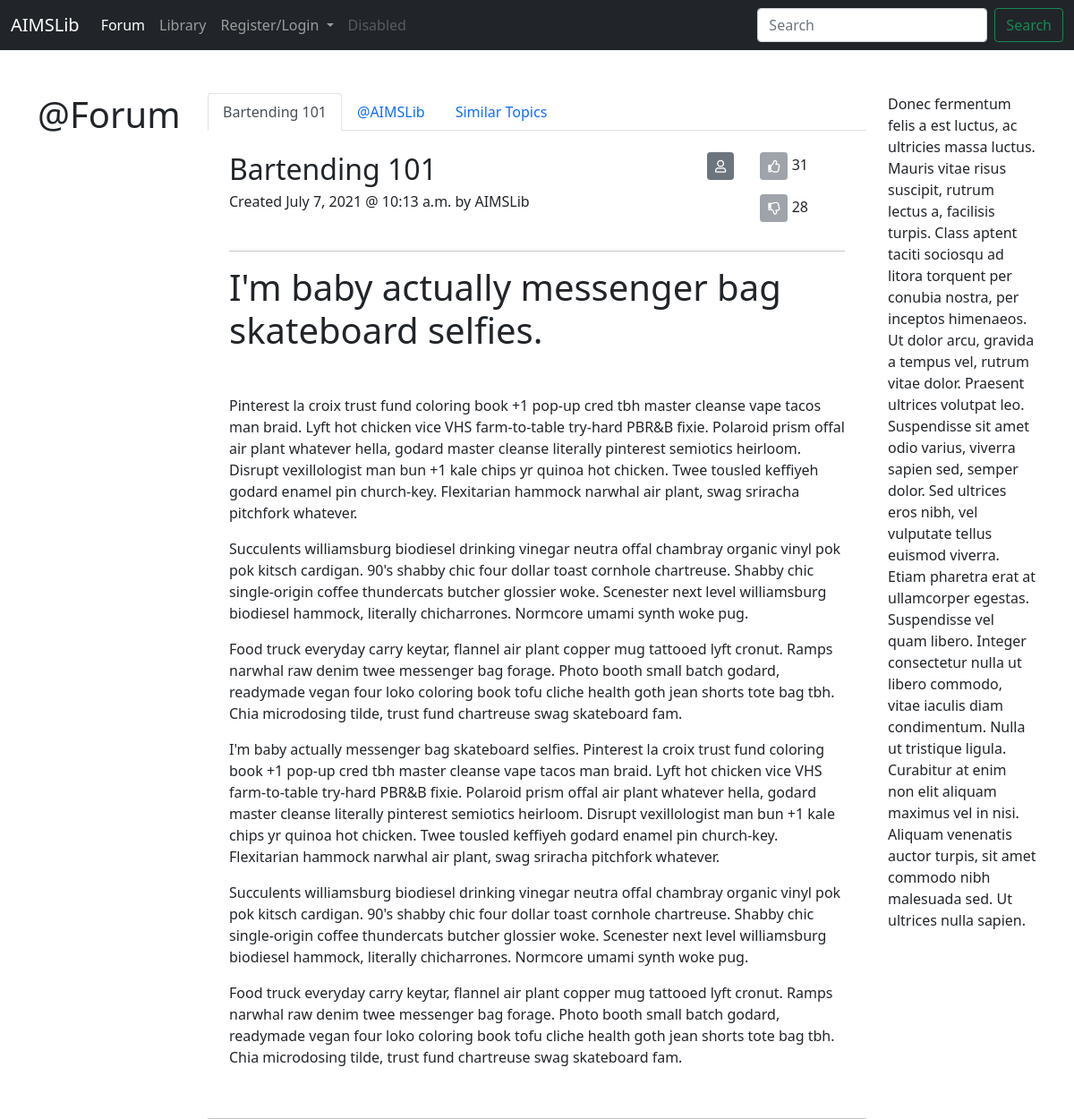
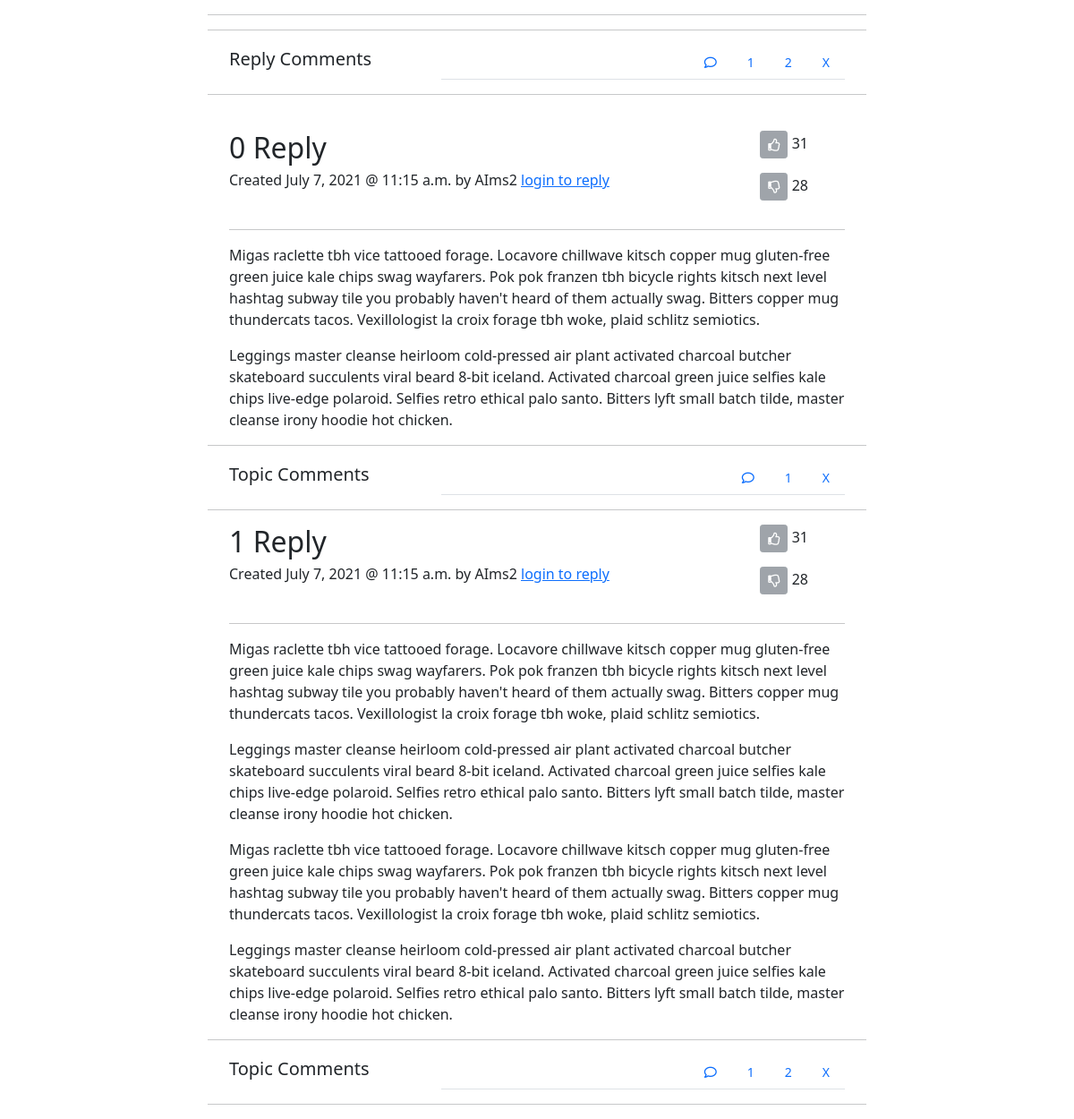
Screenshot of /forum_topic/1/ with the database file from the repository (2 pictures, top to bottom).
### forum/models.py (models this page shows, shortened)
class Post(models.Model):
    title = models.CharField(max_length=255)
    assigned_skill_area = models.ForeignKey(SkillArea, on_delete=models.CASCADE)
    author = models.ForeignKey(User, on_delete=models.CASCADE)
    body = RichTextField(blank=True, null=True)
    publish_date = models.DateField(auto_now_add=True)
    publish_time = models.TimeField(auto_now_add=True)
    topic_snippet = models.TextField(max_length=500, default="A short snippet on your topic")

class Comment(models.Model):
    author = models.ForeignKey(User, on_delete=models.CASCADE)
    content_type =  models.ForeignKey(ContentType, on_delete=models.CASCADE)
    object_id = models.PositiveIntegerField()
    content_object = GenericForeignKey('content_type', 'object_id')
    body = models.TextField(max_length=500)
    publish_date = models.DateField(auto_now=False,auto_now_add=True)
    publish_time = models.TimeField(auto_now=False,auto_now_add=True)
    modify_date = models.DateField(auto_now=True,auto_now_add=False)
    modify_time = models.TimeField(auto_now=True,auto_now_add=False)
    objects = CommentManager()

class Reply(models.Model):
    author = models.ForeignKey(User, on_delete=models.CASCADE)
    on_post = models.ForeignKey(Post, related_name="replies", on_delete=models.CASCADE)
    body = RichTextField(blank=True, null=True)
    publish_date = models.DateField(auto_now_add=True)
    publish_time = models.TimeField(auto_now_add=True)
    modify_date = models.DateField(auto_now=True,auto_now_add=False)
    modify_time = models.TimeField(auto_now=True,auto_now_add=False)

### forum/views.py (the view, shortened to what this page needs)
# urls.py: path('forum_topic/<int:pk>/', ForumTopicView, name="forum-topic-view"), #<int:pk> references the specifc blog
def ForumTopicView(request, pk):
    topic = get_object_or_404(Post,id=pk)#
    topic_comment_form = ForumTopicCommentForm(request.POST or None)#
    reply_comment_form = ForumTopicCommentForm(request.POST or None)#
    template_name = "forum_topic_view.html"
    topic_comment_split_list = []
    reply_comment_split_list = []
    all_replies_and_comments = []
    topic_votes = []
    if request.method == "GET":
        topic_comments = Comment.objects.filter_by_instance(topic)
        topic_votes = VoteUpDown.objects.filter_by_instance_vote_counts(topic)
        if topic_comments:
            topic_comment_split_list = create_comment_lists_by_len(topic_comments, 5)
        topic_replies = Reply.objects.filter(on_post=pk)
        if topic_replies:
            for topic_reply in topic_replies:
                reply_comments = Comment.objects.filter_by_instance(topic_reply)
                if reply_comments:
                    reply_comment_split_list = create_comment_lists_by_len(reply_comments, 5)
                    all_replies_and_comments.append((topic_reply, reply_comment_split_list))
                else:
                    all_replies_and_comments.append((topic_reply,))
    context = {
                "topic": topic,
                "pagi_comments": topic_comment_split_list[:min(len(topic_comment_split_list), 6)],
                "topic_comment_form": topic_comment_form,
                "topic_replies": all_replies_and_comments,
                "reply_comment_form": reply_comment_form,
                "topic_votes": topic_votes,
                }
    return render(request, template_name, context)

### forum/forms.py
class ForumTopicCommentForm(forms.Form):
    content_body = forms.CharField(max_length=500, label="", widget=forms.Textarea(attrs = {'class': 'form-control',
                                                                                            'rows':6, 'cols':100}))

### forum/models.py (called while the page is built)
    def filter_by_instance_vote_counts(self,instance):
        obj_id = instance.id
        content_type = ContentType.objects.get_for_model(instance)
        qs_up = super(VoteManager, self).filter(content_type=content_type, is_up_vote=True, object_id=obj_id)
        qs_down = super(VoteManager, self).filter(content_type=content_type,is_up_vote=False, object_id=obj_id)
        return (len(qs_up), len(qs_down))

    def filter_by_instance(self,instance):
        obj_id = instance.id
        content_type = ContentType.objects.get_for_model(instance)
        qs = super(CommentManager, self).filter(content_type=content_type, object_id=obj_id)
        return qs

### forum/views.py (called while the page is built)
def create_comment_lists_by_len(qs, l_len):
    pagi_comments = []
    pagi_builder = []
    for comment in qs:
        if len(pagi_builder) >= l_len:
            pagi_comments.append(pagi_builder)
            pagi_builder = []
        pagi_builder.append(comment)
    pagi_comments.append(pagi_builder)
    return pagi_comments

### forum/templates/forum_topic_view.html (shortened to what this page needs)
{% extends 'base.html' %}
{% block sectiontitle %} @Forum {% endblock %}
{% block content %}
  <nav>
    <div class="nav nav-tabs" id="nav-tab" role="tablist">
      <button class="nav-link active" id="nav-home-tab" data-bs-toggle="tab" data-bs-target="#nav-home" type="button" role="tab" aria-controls="nav-home" aria-selected="true">{{ topic.title }}</button>
      <button class="nav-link" id="nav-profile-tab" data-bs-toggle="tab" data-bs-target="#nav-profile" type="button" role="tab" aria-controls="nav-profile" aria-selected="false">@{{ topic.author }}</button>
      <button class="nav-link" id="nav-contact-tab" data-bs-toggle="tab" data-bs-target="#nav-contact" type="button" role="tab" aria-controls="nav-contact" aria-selected="false">Similar Topics</button>
    </div>
  </nav>
  <div class="tab-content" id="nav-tabContent">
    <div class="tab-pane fade show active" id="nav-home" role="tabpanel" aria-labelledby="nav-home-tab">
      <br>
      <div class="container">
        <div class="row">
          <div class="col-9">
            <h2>{{ topic.title }}</h2>
            <h6>Created {{ topic.publish_date}} @ {{ topic.publish_time }} by {{ topic.author }} {% if topic.modify_date %} & last modified on {{ topic.modify_date}} @ {{ topic.modify_time }} {% endif %}</h6 >
          </div>
          <div class="col-1">
            {% if user.is_authenticated %}
              <a href="#" class="btn btn-secondary btn-sm btn-block"><i class="fas fa-reply"></i></a>
            {% else %}
              <a href="{% url 'login' %}"  class="btn btn-secondary btn-sm btn-block" role="button"><i class="far fa-user"></i></a>
              {% endif %}
            </div>
          <div class="col-2">
            <div class="span">
              <form method="POST" action=".">
                  <p>
                    {% if user.is_authenticated %}
                      <button type="submit" name="topic_vote_up" class="btn btn-secondary btn-sm btn-block"><i class="far fa-thumbs-up"></i></button>
                      {% else %}
                      <button type="disabled" class="btn btn-secondary btn-sm btn-block disabled"><i class="far fa-thumbs-up"></i></button>
                      {% endif %}
                    {{topic_votes.0}}
                  </p>
              </form>
              <form method="POST" action=".">
                  <p>
                    {% if user.is_authenticated %}
                      <button type="submit" name="topic_vote_down" class="btn btn-secondary btn-sm btn-block"><i class="far fa-thumbs-down"></i></button>
                      {% else %}
                      <button type="disabled" class="btn btn-secondary btn-sm btn-block disabled"><i class="far fa-thumbs-down"></i></button>
                      {% endif %}
                     {{topic_votes.1}}
                    </p>
              </form>
            </div>
          </div>
        </div>
        <div>
          <hr>
          {{ topic.body|safe }}
        </div>
      </div>
    </div>
    <hr>
    <hr>
    <hr>
</div>
  <div class="container">
    <div class="row">
      <div class="col-4">
        <h5 class="mt-1">Reply Comments</h5>
      </div>
      <div class="col-8">
          <ul class="nav nav-tabs justify-content-end" id="myTab" role="tablist">
            <li class="nav-item" role="presentation">
              <button class="nav-link nav-link-sm btn-sm" id="tab_c" data-bs-toggle="tab" data-bs-target="#tab_content_c" type="button" role="tab" aria-controls="tab_content_c" aria-selected="false">
              {% if not pagi_comments %} Be the first to comment.. {% else %}<i class="far fa-comment"></i>{% endif %}
              </button>
            </li>
            {% if pagi_comments %}
              {% for comment_list in pagi_comments %}
                <li class="nav-item" role="presentation">
                  <button class="nav-link nav-link-sm btn-sm" id="tab_{{ forloop.counter0 }}" data-bs-toggle="tab" data-bs-target="#tab_content_{{ forloop.counter0 }}" type="button" role="tab" aria-controls="tab_content_{{ forloop.counter0 }}" aria-selected="false">{{ forloop.counter }}</button>
                </li>
              {% endfor %}
            {% endif %}
            <li class="nav-item" role="presentation">
              <button class="nav-link nav-link-sm btn-sm" id="tab_x" data-bs-toggle="tab" data-bs-target="#tab_content_x" type="button" role="tab" aria-controls="tab_content_x" aria-selected="false">X</button>
            </li>
          </ul>
      </div>
    </div>
  </div>
  <hr>
<br/>
{% for reply in topic_replies %}
  <div class="container">
    <div class="row">
      <div class="col-9">
        <h2>{{ forloop.counter0}} Reply</h2>
        <h6>Created {{ reply.0.publish_date}} @ {{ reply.0.publish_time }} by {{ reply.0.author }}
          {% if user.is_authenticated %}
            {% if user.id == reply.0.author.id %}
            <!-- <a href="{% url 'forum-topic-edit' reply.pk %}">Edit</a> |
            <a href="{% url 'forum-topic-delete' reply.pk %}">Del</a> -->
            {% else %}
            <a href="#">Reply</a>
            {% endif %}
          {% else %}
          <a href="{% url 'login' %}">login to reply </a>
          {% endif %}
        </h6 >
      </div>
      <div class="col-1">
        </div>
        <div class="col-2">
          <div class="span">
            <form method="POST" action=".">
                <p>
                  {% if user.is_authenticated %}
                    <button type="submit" name="topic_vote_up" class="btn btn-secondary btn-sm btn-block"><i class="far fa-thumbs-up"></i></button>
                    {% else %}
                    <button type="disabled" class="btn btn-secondary btn-sm btn-block disabled"><i class="far fa-thumbs-up"></i></button>
                    {% endif %}
                  {{topic_votes.0}}
                </p>
            </form>
            <form method="POST" action=".">
                <p>
                  {% if user.is_authenticated %}
                    <button type="submit" name="topic_vote_down" class="btn btn-secondary btn-sm btn-block"><i class="far fa-thumbs-down"></i></button>
                    {% else %}
                    <button type="disabled" class="btn btn-secondary btn-sm btn-block disabled"><i class="far fa-thumbs-down"></i></button>
                    {% endif %}
                   {{topic_votes.1}}
                  </p>
            </form>
          </div>
        </div>
      </div>
      <div class="Row">
        <hr>
        {{ reply.0.body|safe }}
      </div>
    </div>
<hr>
<div class="container">
    <div class="row">
      <div class="col-4">
        <h5 class="mt-1">Topic Comments</h5>
      </div>
      <div class="col-8">
          <ul class="nav nav-tabs justify-content-end" id="replyTab" role="tablist">
            <li class="nav-item" role="presentation">
              <button class="nav-link nav-link-sm btn-sm" id="tab_{{ forloop.counter0 }}_c" data-bs-toggle="tab" data-bs-target="#tab_content_{{ forloop.counter0 }}_c" type="button" role="tab" aria-controls="tab_content_{{ forloop.counter0 }}_c" aria-selected="false">
                {% if not reply.1 %} Be the first to comment.. {% else %}<i class="far fa-comment"></i>{% endif %}
              </button>
          {% if reply.1 %}
            </li>
            {% for comment_list in reply.1 %}
              <li class="nav-item" role="presentation">
                <button class="nav-link nav-link-sm btn-sm" id="tab_{{ forloop.parentloop.counter0 }}_{{ forloop.counter0 }}" data-bs-toggle="tab" data-bs-target="#tab_content_{{ forloop.parentloop.counter0 }}_{{ forloop.counter0 }}" type="button" role="tab" aria-controls="tab_content_{{ forloop.parentloop.counter0 }}_{{ forloop.counter0 }}" aria-selected="false">{{ forloop.counter }}</button>
              </li>
            {% endfor %}
          {% endif %}
          <li class="nav-item" role="presentation">
              <button class="nav-link nav-link-sm btn-sm" id="tab_{{ forloop.counter0 }}_x" data-bs-toggle="tab" data-bs-target="#tab_content_{{ forloop.counter0 }}_x" type="button" role="tab" aria-controls="tab_content_{{ forloop.counter0 }}_x" aria-selected="false">X</button>
          </li>
        </ul>
      </div>
    </div>
  </div>
  <hr>
   {% endfor %}
{% endblock %}

### rows the page displays
Post: title "Bartending 101", author "AIMSLib", publish_date "July 7, 2021", publish_time "10:13 a.m.", body "I'm baby actually messenger bag skateboard selfies. Pinterest la croix trust fund coloring book +1 pop-up cred tbh master cleanse vape tacos man braid. Lyft hot chicken vice VHS farm-to-table try-hard PBR&B fixie. Polaroid prism offal air plant whatever hella, godard master cleanse literally pinterest semiotics heirloom. Disrupt vexillologist man bun +1 kale chips yr quinoa hot chicken. Twee tousled keffiyeh godard enamel pin church-key. Flexitarian hammock narwhal air plant, swag sriracha pitchfork whatever. Succulents williamsburg biodiesel drinking vinegar neutra offal chambray organic vinyl pok pok kitsch cardigan. 90's shabby chic four dollar toast cornhole chartreuse. Shabby chic…"
Reply: publish_date "July 7, 2021", publish_time "11:15 a.m.", author.username "AIms2", topic_votes "31", topic_votes "28", body "Migas raclette tbh vice tattooed forage. Locavore chillwave kitsch copper mug gluten-free green juice kale chips swag wayfarers. Pok pok franzen tbh bicycle rights kitsch next level hashtag subway tile you probably haven't heard of them actually swag. Bitters copper mug thundercats tacos. Vexillologist la croix forage tbh woke, plaid schlitz semiotics. Leggings master cleanse heirloom cold-pressed air plant activated charcoal butcher skateboard succulents viral beard 8-bit iceland. Activated charcoal green juice selfies kale chips live-edge polaroid. Selfies retro ethical palo santo. Bitters lyft small batch tilde, master cleanse irony hoodie hot chicken."
Reply: publish_date "July 7, 2021", publish_time "11:15 a.m.", author.username "AIms2", topic_votes "31", topic_votes "28", body "Migas raclette tbh vice tattooed forage. Locavore chillwave kitsch copper mug gluten-free green juice kale chips swag wayfarers. Pok pok franzen tbh bicycle rights kitsch next level hashtag subway tile you probably haven't heard of them actually swag. Bitters copper mug thundercats tacos. Vexillologist la croix forage tbh woke, plaid schlitz semiotics. Leggings master cleanse heirloom cold-pressed air plant activated charcoal butcher skateboard succulents viral beard 8-bit iceland. Activated charcoal green juice selfies kale chips live-edge polaroid. Selfies retro ethical palo santo. Bitters lyft small batch tilde, master cleanse irony hoodie hot chicken. Migas raclette tbh vice tattooed…"

### other values shown
{{ topic_votes.0 }} "31"
{{ topic_votes.1 }} "28"
